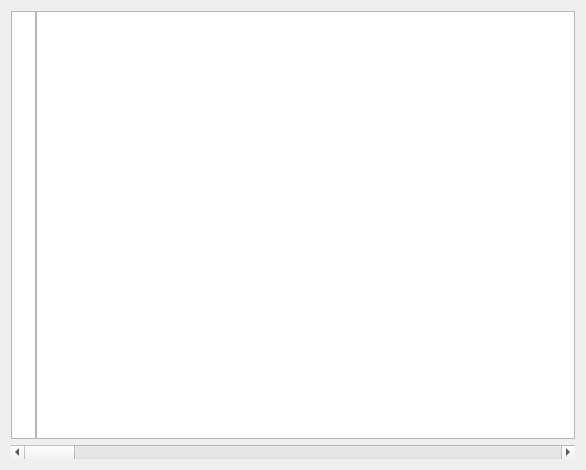
<?xml version="1.0" encoding="UTF-8"?>
<ui version="4.0">
 <class>MyTextEdit</class>
 <widget class="QWidget" name="MyTextEdit">
  <property name="geometry">
   <rect>
    <x>0</x>
    <y>0</y>
    <width>586</width>
    <height>470</height>
   </rect>
  </property>
  <property name="windowTitle">
   <string>Form</string>
  </property>
  <layout class="QVBoxLayout" name="verticalLayout">
   <item>
    <layout class="QHBoxLayout" name="horizontalLayout" stretch="0,0">
     <property name="spacing">
      <number>0</number>
     </property>
     <item>
      <widget class="QTextBrowser" name="textBrowser">
       <property name="minimumSize">
        <size>
         <width>0</width>
         <height>0</height>
        </size>
       </property>
       <property name="maximumSize">
        <size>
         <width>25</width>
         <height>16777215</height>
        </size>
       </property>
       <property name="verticalScrollBarPolicy">
        <enum>Qt::ScrollBarAlwaysOff</enum>
       </property>
       <property name="horizontalScrollBarPolicy">
        <enum>Qt::ScrollBarAlwaysOff</enum>
       </property>
      </widget>
     </item>
     <item>
      <widget class="QTextEdit" name="textEdit">
       <property name="horizontalScrollBarPolicy">
        <enum>Qt::ScrollBarAlwaysOff</enum>
       </property>
       <property name="lineWrapMode">
        <enum>QTextEdit::NoWrap</enum>
       </property>
      </widget>
     </item>
    </layout>
   </item>
   <item>
    <widget class="QScrollBar" name="horizontalScrollBar">
     <property name="orientation">
      <enum>Qt::Horizontal</enum>
     </property>
    </widget>
   </item>
  </layout>
 </widget>
 <resources/>
 <connections/>
</ui>
